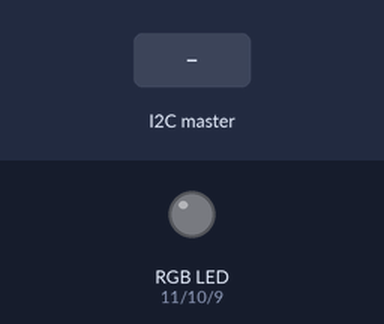
The sketch below on a simulated Arduino Uno, built with avr-gcc and run on an emulated ATmega328P. Shown: an RGB LED mixed from three pins (HIGH = lit). Inputs (shaded band) come from the test bench.

Above: at 1.2 s.
1.3 s: the I2C master sends the byte 5
At 2.1 s:
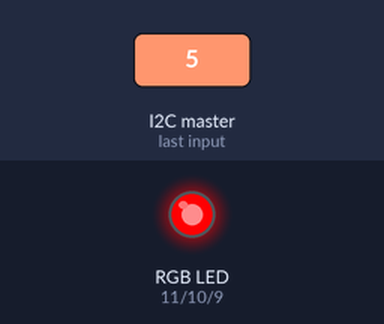
Timing chart, 0 to 4.3 s (numbered marks = the images above; inputs shaded):
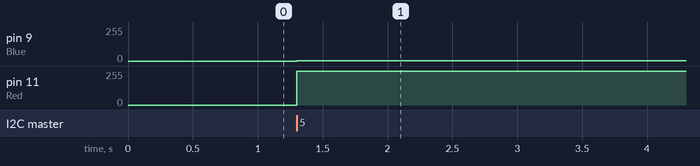

The sketch:

node_3.ino
```cpp
#include <SD.h>

//Name: Akib Ahmed Fahad
//ID: 011162083

//slave 50 (Node-3)

int prev_temp = 25; // mid point of the range (0-50) as starting value of temperature
int blue = 127, green = 0, red = 127; //mid values of Red and Blue according to the mid value of temperature

#include <Wire.h>
void setup() {
  // put your setup code here, to run once:
  pinMode(9, OUTPUT); // Blue
  pinMode(10, OUTPUT); // Green
  pinMode(11, OUTPUT); // Red

  Wire.begin(100); //slave id = 100 (Node-3)
  //Serial.begin(9600); //for debugging purposes
  Wire.onReceive(myFunction);
  //Serial.println("***Slave (100) Terminal***"); //for debugging purposes
}

void loop() {
  // put your main code here, to run repeatedly:
  delay(100);
}

void myFunction()
{
  Serial.print("Temperature: ");
  String s1 = "";
  while(Wire.available() > 0)
  {
    s1 = s1 + (char)Wire.read();
  }

  //Serial.println(s1);
  int temp = s1.toInt();
  //Serial.println(temp);

  int temp_diff = temp - prev_temp;

  //changing blue and red in accordance to the temperature.
  // 256/50 = 5.12 = 5 so with each degree temperature change, red and blue values are changed by 5.

  blue += (temp_diff * 5);  // if temp_diff > 0 (i.e. temp increasing), blue increases
  red -= (temp_diff * 5);   // if temp_diff < 0 (i.e. temp decreasing), red increases

  //keeping the red and blue values within the range
  if (blue <= 0)
    blue = 0;
  if (red <= 0)
    red = 0;
  if (blue >= 255)
    blue = 255;
  if (red >= 255)
    red = 255;

  //outputing the rgb values to rgb led
  analogWrite(9, blue); // Blue
  analogWrite(10, green); // Green
  analogWrite(11, red); // Red

  prev_temp = temp; //updating prev_temp's value
}
```

Measured:
- after the input at 1.3 s, pin 9 (Blue): 0/255 → 2/255 at once; pin 11 (Red): 0/255 → 252/255 at once
